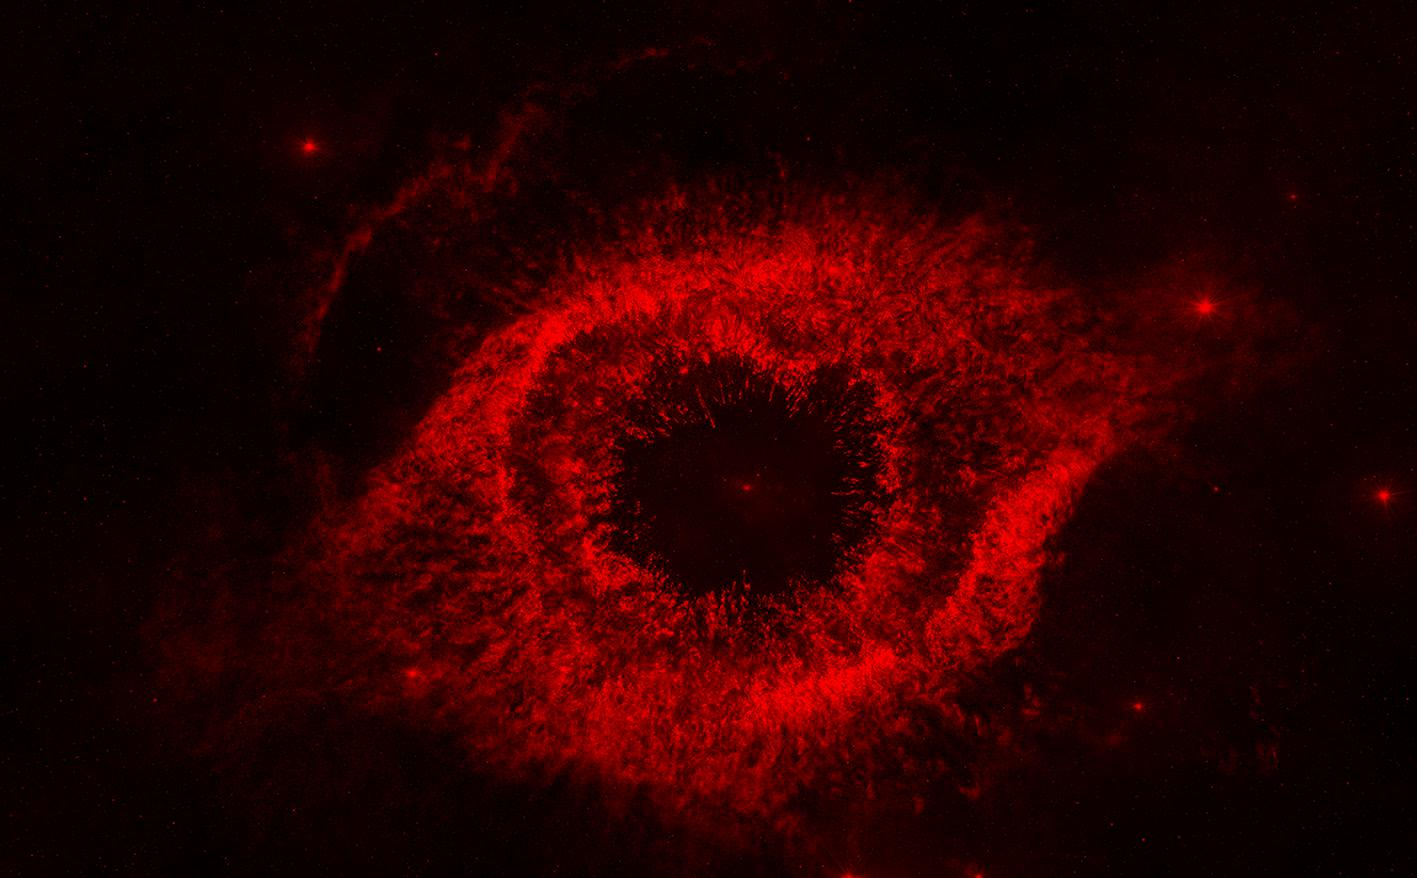

Source code (Python):
import PIL
from PIL import Image

def pixelProcRed(intensity):
    return intensity

def pixelProcBlue(intensity):
    return 0

def pixelProcGreen(intensity):
    return 0

image     = Image.open("../eye.jpg")
multiBands      = image.split()
redBand      = multiBands[0].point(pixelProcRed)
greenBand    = multiBands[1].point(pixelProcGreen)
blueBand     = multiBands[2].point(pixelProcBlue)
# redBand.show()
# greenBand.show()
# blueBand.show()

newImage = Image.merge("RGB", (redBand, greenBand, blueBand))
image_response = PIL.Image.new(image.mode, image.size)

width, height = newImage.size

for i in range(0, width):
    for j in range(0, height):
        pixel1 = newImage.getpixel((i,j))
        image_response.putpixel((i,j),(pixel1[0], pixel1[1], pixel1[2]))
 
# newImage.show()
image_response.save('isolar.jpg', 'JPEG')

